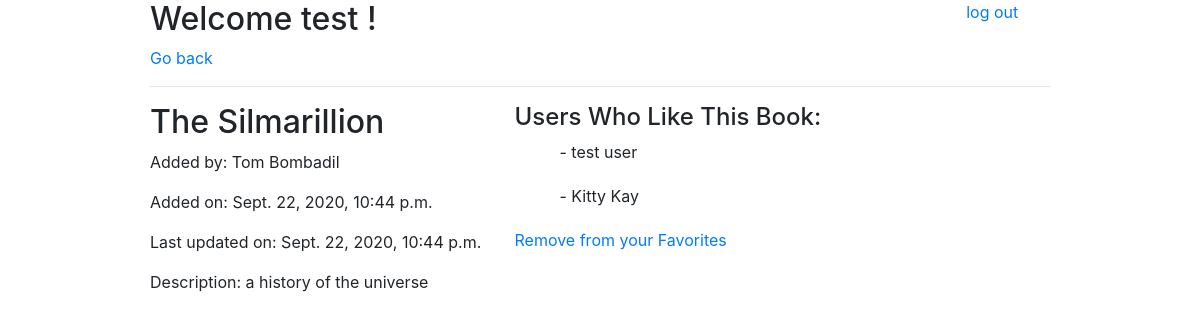
Page /book_info/6 (signed in) on the committed database.
### fav_books_app/models.py (models this page shows)
class Users(models.Model):
    first_name = models.CharField(max_length=80)
    last_name = models.CharField(max_length=80)
    email = models.CharField(max_length=255)
    password = models.CharField(max_length=255)
    created_at = models.DateTimeField(auto_now_add=True)
    updated_at = models.DateTimeField(auto_now=True)
    objects = UsersManager()

class Books(models.Model):
    title = models.CharField(max_length=255)
    description = models.CharField(max_length=255)
    uploaded_by = models.ForeignKey(Users, related_name="books_uploaded", on_delete=models.CASCADE)
    users_likes = models.ManyToManyField(Users, related_name="liked_books")
    created_at = models.DateTimeField(auto_now_add=True)
    updated_at = models.DateTimeField(auto_now=True)
    objects = BooksManager()

### fav_books_app/views.py (the view)
# urls.py: path('book_info/<int:id>', views.book_info),
def book_info(request, id):
    if 'u_id' not in request.session:
        return redirect('/')
    context = {
        'user': Users.objects.get(id=request.session['u_id']),
        'book': Books.objects.get(id=id),
    }
    return render(request, 'book_info.html', context)

### fav_books_app/templates/book_info.html (shortened to what this page needs)
<!DOCTYPE html>
<html lang="en">
<head>
    <link rel="stylesheet" href="https://stackpath.bootstrapcdn.com/bootstrap/4.5.2/css/bootstrap.min.css">
    {% load static %}
    <link rel="stylesheet" href="{% static 'style.css' %}">
    <link rel="stylesheet" href="{% static 'bstyle.css' %}">
</head>
<body>
    <div class="wrapper">
        <div class="header">
            <h2>Welcome {{user.first_name}} !</h2>
            <a href="/logout">log out</a>
        </div>
        <a href="/books">Go back</a>
        <hr>
        <div class="edit_book">
            <form action="/edit_book/{{book.id}}" method="POST">
                {% if user.id == book.uploaded_by.id %}
                    <label for="title"></label><input type="text" name="title" value="{{ book.title }}">
                {% else %}
                    <h2>{{ book.title }}</h2>
                {% endif %}
                <p>Added by: {{ book.uploaded_by.first_name }} {{ book.uploaded_by.last_name }}</p>
                <p>Added on: {{ book.created_at }}</p>
                <p>Last updated on: {{ book.updated_at }}</p>
                {% if user.id == book.uploaded_by.id %}
                    <label for="">Description</label><input type="text" name="desc" value="{{ book.description }}">
                    <button type="submit">Edit</button>
                    <button type="submit"><a href="/delete_book/{{book.id}}">Delete</a></button>
                {% else %}
                    <p>Description: {{ book.description }}</p>
                {% endif %}
            </form>
        </div>
        <div class="users_fav">
            <h4>Users Who Like This Book:</h4>
            {% for user in book.users_likes.all %}
            <ul>
                <li>{{user.first_name}} {{user.last_name}}</li>
            </ul>
            {% endfor %}
            {% if user not in book.users_likes.all %}
                <a href="/favorite/{{book.id}}">Add to Favorites</a>
            {% else %}
                <a href="/unfavorite/{{book.id}}">Remove from your Favorites</a>
            {% endif %}
        </div>
    </div>
</body>
</html>

### fav_books_app/static/style.css (style rules this page uses)
* { margin: 0; padding: 0; }
.wrapper { width: 900px; margin: auto; }

### fav_books_app/static/bstyle.css (style rules this page uses)
.header h2, a { display: inline-block; vertical-align: top; }
.header a { margin-left: 65%; }
ul { list-style-type: none; margin-bottom: 20px; }
.edit_book, .users_fav { width: 40%; display: inline-block; vertical-align: top; }
.users_fav li::before { content: " - "; margin-left: 45px; }

### rows in the picture
Users: first_name "test", last_name "user"
Books: title "The Silmarillion", uploaded_by.first_name "Tom", uploaded_by.last_name "Bombadil", created_at "Sept. 22, 2020, 10:44 p.m.", updated_at "Sept. 22, 2020, 10:44 p.m.", description "a history of the universe"
Users: first_name "Kitty", last_name "Kay"
